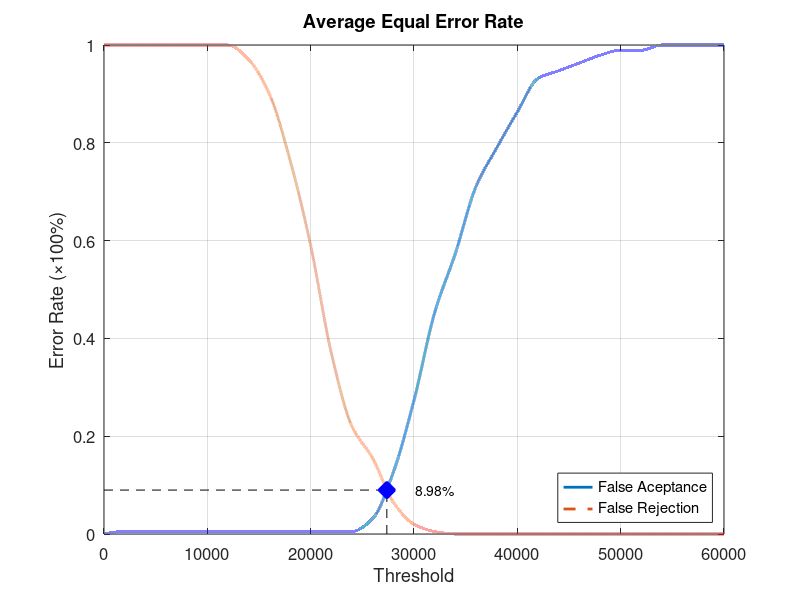
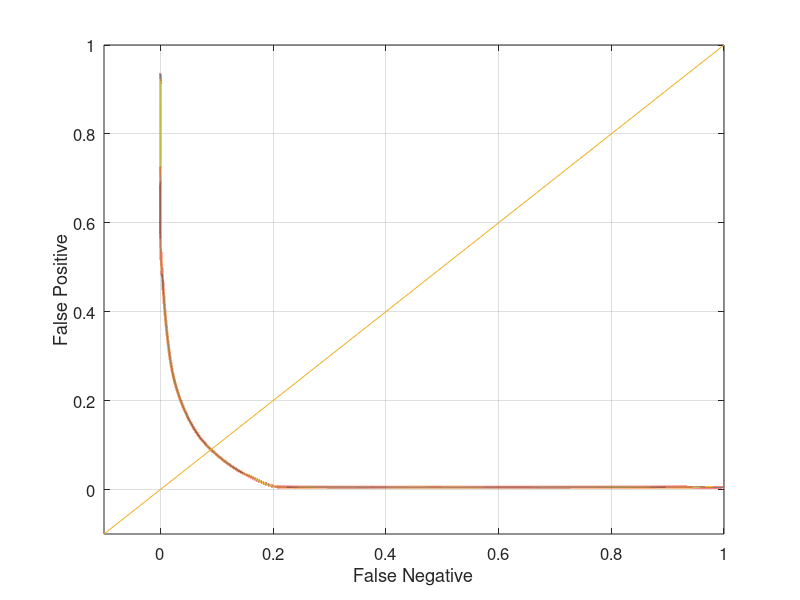

Write MATLAB code to recreate these figures, in order.
function yEER = Database5_4
close all;
clear;
clc;
x = 0:2000:60000;
xq = 0:0.5:60000;

y0 = [0 0.00526316 0.00526316 0.00526316 0.00526316 0.00526316 0.00526316 0.00526316 0.00526316 0.00526316 0.00526316 0.00526316 0.00526316 0.0315789 0.126316 0.273684 0.452632 0.573684 0.710526 0.789474 0.863158 0.931579 0.947368 0.963158 0.978947 0.989474 0.989474 1 1 1 1];
yy0 = interp1(x, y0, xq, 'pchip');
y1 = [1 1 1 1 1 1 1 0.97 0.9 0.765 0.59 0.37 0.22 0.155 0.065 0.02 0.005 0 0 0 0 0 0 0 0 0 0 0 0 0 0];
yy1 = interp1(x, y1, xq, 'pchip');

% Calculating EER: 
y2 = abs(y0 - y1);
find(y2 == min(y2))
yy2 = abs(yy0 - yy1);
xEER = find(yy2 == min(yy2));
xEERIndex = xq(xEER) % X-axis EER
yEER = yy0(xEER) % Y-axis EER

main = figure
plot(xq, yy0,'-','LineWidth', 2);	hold on
plot(xq, yy1,'--','LineWidth', 2);	hold on
plot([xEERIndex xEERIndex], [0 yEER], 'k--');	hold on
plot([0 xEERIndex], [yEER yEER], 'k--');	hold on
plot(xEERIndex, yEER, 'bx', 'LineWidth', 10);	hold on
text(xEERIndex + 10 * xEERIndex / 100, yEER, [num2str(round((10000 * yEER)) / 100) '%'])
legend('False Aceptance', 'False Rejection', 'Location', 'SouthEast')
xlabel('Threshold')
ylabel('Error Rate (\times100%)')
title('Average Equal Error Rate')
set(gca, 'FontSize', 12)
axis([0 60000 0 1])
grid on

print(main, 'Database5_4Main', '-dpng');
FNRxFPR = figure('Color', [1 1 1]);
plot(yy1, yy0, '-', yy1, yy0, 'LineWidth', 2);
hold on
y = -0.1:0.1:1
plot(y, y); 
set(gca, 'FontSize', 12)
xlabel('False Negative')
ylabel('False Positive')
axis([-0.1 1 -0.1 1])
set(gca, 'FontSize', 12)
grid on

print(FNRxFPR, 'Database5_4FNRxFPR','-dpng');
end
